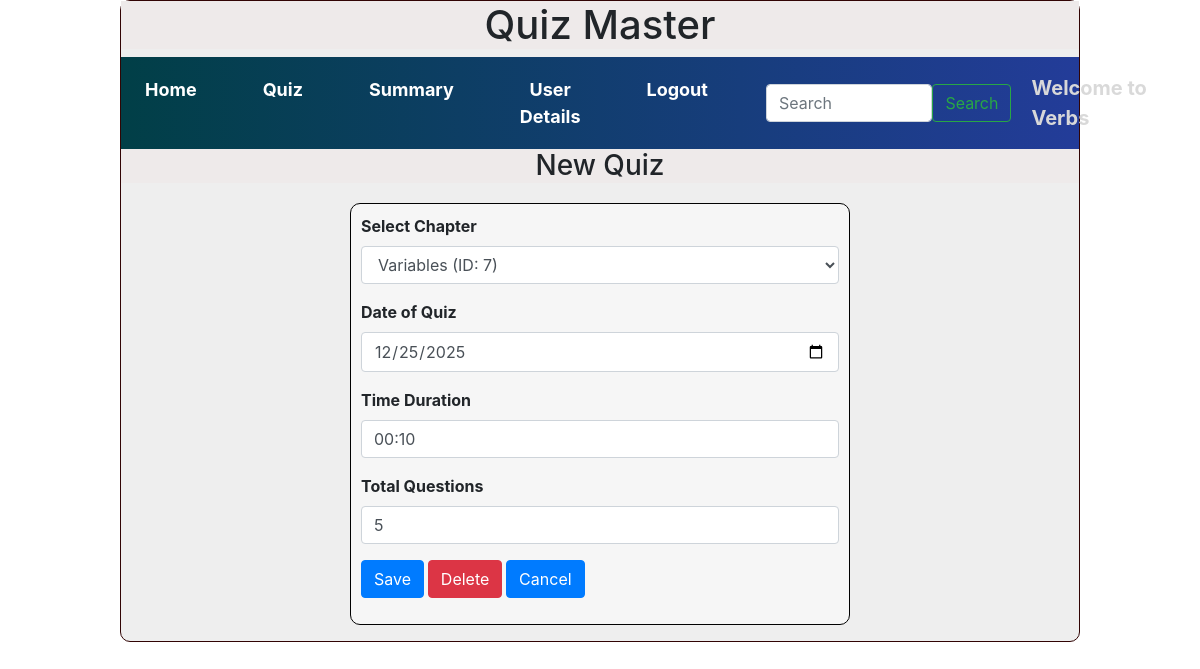
Page /edit_quiz/5/Verbs on the committed database.
### models/models.py (models this page shows)
class Chapter(db.Model):
    id = db.Column(db.Integer, primary_key=True)
    name = db.Column(db.String(255), nullable=False)
    description = db.Column(db.Text, nullable=True)
    subject_id = db.Column(db.Integer, db.ForeignKey("subject.id"), nullable=False)
    quizzes = db.relationship("Quiz", cascade="all,delete", backref="chapter", lazy=True)

class Quiz(db.Model):
    id = db.Column(db.Integer, primary_key=True)
    chapter_id = db.Column(db.Integer, db.ForeignKey("chapter.id"), nullable=False)
    date_of_quiz = db.Column(db.Date, nullable=False)
    time_duration = db.Column(db.String(50), nullable=False)
    no_of_questions = db.Column(db.Integer, nullable=False)
    questions = db.relationship("Question", cascade="all,delete", backref="quiz", lazy=True)
    scores = db.relationship("Score", cascade="all,delete", backref="quiz", lazy=True)

### controllers/controllers.py (the view, shortened to what this page needs)
@app.route("/edit_quiz/<id>/<name>",methods=["GET","POST"])
def edit_quiz(id, name):
    q=get_quiz(id)
    chapters = Chapter.query.all()
    return render_template("edit_quiz.html",name=name,quiz=q,chapters=chapters)

### controllers/controllers.py (called while the page is built)
def get_quiz(id):
    quiz=Quiz.query.filter_by(id=id).first()
    return quiz

### templates/edit_quiz.html
{%extends "admin_layout.html"%}
{%block content%}
            {%if quiz%}
            <div class="center"><h3> New Quiz </h3></div>
            <form action="/edit_quiz/{{quiz.id}}/{{name}}" method="POST">
            <div class="input_form">
                <div class="mb-3">
                    <label for="chapter_id" class="form-label">Select Chapter</label>
                    <select class="form-control" name="chapter_id" id="chapter_id" required>
                        {% for chapter in chapters %}
                            <option value="{{ chapter.id }}" {% if chapter.id == quiz.chapter_id %}selected{% endif %}>
                                {{ chapter.name }} (ID: {{ chapter.id }})
                            </option>
                        {% endfor %}
                    </select>
                </div>
                <div class="mb-3">
                    <label for="date_of_quiz" class="form-label">Date of Quiz</label>
                    <input type="date" class="form-control" name="date_of_quiz" id="date_of_quiz" value="{{quiz.date_of_quiz}}" required>
                </div>
                <div class="mb-3">
                    <label for="time_duration" class="form-label">Time Duration</label>
                    <input type="text" class="form-control" name="time_duration" id="time_duration" value="{{quiz.time_duration}}"placeholder="(HH:MM) e.g.,01:00"
                           pattern="^([0-9]{1,2}):([0-5][0-9])$"
                           title="Please enter the duration in hh:mm format (e.g., 00:10 for 10 minutes)">
                </div>
                <div class="mb-3">
                    <label for="no_of_questions" class="form-label">Total Questions</label>
                    <input type="number" class="form-control" name="no_of_questions"id="no_of_questions" value="{{quiz.no_of_questions}}" placeholder="Enter total number of questions" required>
                </div>
                <div class="mb-3">
                    <button type="submit" class="btn btn-primary">Save</button>
                    <a href ="/delete_quiz/{{quiz.id}}/{{name}}" type="button" class="btn btn-danger"> Delete</a>
                    <a href ="/quiz_management/{{name}}" type="button" class="btn btn-primary"> Cancel</a>
                </div>
            </form>
            </div>
            {%endif%}
{%endblock%}

### templates/admin_layout.html (shortened to what this page needs)
<html lang="en">
    <head>
        <link rel="stylesheet" href="/static/styles/main.css">
        <link rel="stylesheet" href="https://cdn.jsdelivr.net/npm/bootstrap@4.0.0/dist/css/bootstrap.min.css">
    </head>
    <body>
        <div class="my_panel">
            <div class="center"><h1>Quiz Master</h1></div>
            <nav class="navbar navbar-expand-lg navbar-light" style="background-image: linear-gradient(to right, rgb(1, 63, 71), rgb(35, 60, 153))">
                <div class="collapse navbar-collapse d-flex justify-content-between align-items-center" id="navbarText">
                    <ul class="navbar-nav mx-auto text-center">
                        <li class="nav-item">
                            <a class="nav-link custom-nav-link" href="/admin/{{name}}">Home</a>
                        </li>
                        <li class="nav-item">
                            <a class="nav-link custom-nav-link" href="/quiz_management/{{name}}">Quiz</a>
                        </li>
                        <li class="nav-item">
                            <a class="nav-link active custom-nav-link" href="/admin_summary/{{name}}">Summary</a>
                        </li>
                        <li class="nav-item">
                            <a class="nav-link active custom-nav-link" href="/user_details/{{name}}">User Details</a>
                        </li>
                        <li class="nav-item">
                            <a class="nav-link active custom-nav-link" href="/login">Logout</a>
                        </li>
                    </ul>
                    <form class="d-flex mx-auto search-bar" method="POST" action="/search/{{name}}">
                        <input class="form-control" type="search" placeholder="Search" aria-label="Search" name="search_txt" id="search_txt">
                        <button class="btn btn-outline-success" type="submit">Search</button>
                    </form>
                    <span class="navbar-text welcome-text">
                        Welcome to {{name}}
                    </span>
                </div>
            </nav>
                {%block content%}
                {%endblock%}
    </body>
</html>

### static/styles/main.css (style rules this page uses)
.center { text-align:center; color:solid black; margin:auto; background-color:rgb(238, 234, 234) ; }
.my_panel { width: 80%; margin: auto; height: auto; border: 1px solid rgb(49, 4, 4); border-radius: 10px; background-color: #eeeeee; }
.custom-nav-link { font-weight: bold; font-size: 18px; margin-right: 50px; color: white !important }
.search-bar { width: 300px; margin:auto; }
.welcome-text { font-weight: bold; font-size: 20px; margin-left: 20px; color: rgba(217, 217, 217, 0.997) !important }
.input_form { border: 1px solid rgb(1, 1, 1); width: 500px; height: auto; margin: auto; background-color: #f6f6f6; margin-top: 20px; padding: 10px; border-radius: 10px; font-size: 16px; font-weight:650; text-align: justify; }

### rows in the picture
Chapter: name "Verbs"
Quiz: chapter_id "Variables (ID: 7)", date_of_quiz "12/25/2025", time_duration "00:10", no_of_questions "5"
